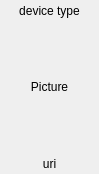
<?xml version="1.0" encoding="UTF-8"?>
<ui version="4.0">
 <class>ContextBrowserItem</class>
 <widget class="QWidget" name="ContextBrowserItem">
  <property name="geometry">
   <rect>
    <x>0</x>
    <y>0</y>
    <width>99</width>
    <height>174</height>
   </rect>
  </property>
  <property name="windowTitle">
   <string>Form</string>
  </property>
  <layout class="QVBoxLayout" name="verticalLayout" stretch="1,6,1">
   <property name="spacing">
    <number>3</number>
   </property>
   <property name="leftMargin">
    <number>0</number>
   </property>
   <property name="topMargin">
    <number>0</number>
   </property>
   <property name="rightMargin">
    <number>0</number>
   </property>
   <property name="bottomMargin">
    <number>0</number>
   </property>
   <item>
    <widget class="QLabel" name="lblType">
     <property name="text">
      <string>device type</string>
     </property>
     <property name="alignment">
      <set>Qt::AlignCenter</set>
     </property>
    </widget>
   </item>
   <item>
    <widget class="QLabel" name="lblPic">
     <property name="text">
      <string>Picture</string>
     </property>
     <property name="alignment">
      <set>Qt::AlignCenter</set>
     </property>
    </widget>
   </item>
   <item>
    <widget class="QLabel" name="lblUri">
     <property name="text">
      <string>uri</string>
     </property>
     <property name="alignment">
      <set>Qt::AlignCenter</set>
     </property>
    </widget>
   </item>
  </layout>
 </widget>
 <resources/>
 <connections/>
</ui>
